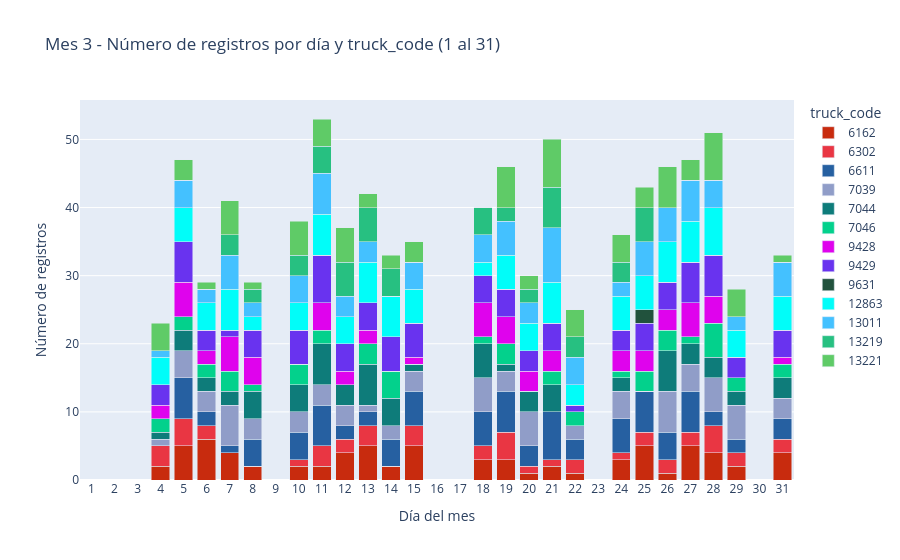

The cell this chart's notebook holds for it:
### Code cell
# Histograma (barras) del mes 3: número de registros por día
df_mes_3 = df.loc[df["mes"] == 3].copy()

# Conteo por truck_code en mes 3
conteo_por_camion_mes_3 = (
    df_mes_3["truck_code"]
    .value_counts(dropna=False)
    .sort_index()
)
# Si no existe px (por orden de ejecución), importarlo
if "px" not in globals():
    import plotly.express as px

# Conteo por día y truck_code (apilado) para marzo (1..31)
registros_por_dia_truck_mes_3 = (
    df_mes_3.groupby(["u_day", "truck_code"])
    .size()
    .unstack(fill_value=0)
    .reindex(range(1, 32), fill_value=0)
)

# Colores consistentes con los ya definidos; si aparece un truck nuevo, color determinístico
truck_ids_mes_3 = registros_por_dia_truck_mes_3.columns.tolist()
colores_por_truck_mes_3 = {
    t: colores_por_truck.get(
        t,
        f"#{(int(pd.util.hash_pandas_object(pd.Index([t]), index=False).iloc[0]) & 0xFFFFFF):06x}"
    )
    for t in truck_ids_mes_3
}

# Formato largo para Plotly
plot_data_mes_3 = (
    registros_por_dia_truck_mes_3
    .reset_index(names="u_day")
    .melt(id_vars="u_day", var_name="truck_code", value_name="conteo")
)

fig_mes_3 = px.bar(
    plot_data_mes_3,
    x="u_day",
    y="conteo",
    color="truck_code",
    title="Mes 3 - Número de registros por día y truck_code (1 al 31)",
    labels={"u_day": "Día del mes", "conteo": "Número de registros", "truck_code": "truck_code"},
    color_discrete_map=colores_por_truck_mes_3
)

fig_mes_3.update_layout(
    barmode="stack",
    xaxis=dict(tickmode="linear", dtick=1),
    legend_title_text="truck_code"
)

fig_mes_3.update_traces(
    hovertemplate="Día %{x}<br>truck_code=%{fullData.name}<br>Conteo=%{y}<extra></extra>"
)

fig_mes_3.show()
print("Conteo por camión (mes 3):")
display(conteo_por_camion_mes_3)

registros_por_dia_mes_3 = (
    df_mes_3["u_day"]
    .value_counts()
    .sort_index()
)

print(f"Total de registros en mes 3: {len(df_mes_3)}")
display(registros_por_dia_mes_3)

### Figure 1 — Plotly figure (JSON) as saved in the notebook; plotly's stock layout.template omitted (floating-point values rounded to 4 significant figures)
{"data": [{"hovertemplate": "Día %{x}<br>truck_code=%{fullData.name}<br>Conteo=%{y}<extra></extra>", "legendgroup": "6162", "marker": {"color": "#c82b0e", "pattern": {"shape": ""}}, "name": "6162", "orientation": "v", "showlegend": true, "textposition": "auto", "type": "bar", "x": [1, 2, 3, 4, 5, 6, 7, 8, 9, 10, 11, 12, 13, 14, 15, 16, 17, 18, 19, 20, 21, 22, 23, 24, 25, 26, 27, 28, 29, 30, 31], "xaxis": "x", "y": [0, 0, 0, 2, 5, 6, 4, 2, 0, 2, 2, 4, 5, 2, 5, 0, 0, 3, 3, 1, 2, 1, 0, 3, 5, 1, 5, 4, 2, 0, 4], "yaxis": "y"}, {"hovertemplate": "Día %{x}<br>truck_code=%{fullData.name}<br>Conteo=%{y}<extra></extra>", "legendgroup": "6302", "marker": {"color": "#e93643", "pattern": {"shape": ""}}, "name": "6302", "orientation": "v", "showlegend": true, "textposition": "auto", "type": "bar", "x": [1, 2, 3, 4, 5, 6, 7, 8, 9, 10, 11, 12, 13, 14, 15, 16, 17, 18, 19, 20, 21, 22, 23, 24, 25, 26, 27, 28, 29, 30, 31], "xaxis": "x", "y": [0, 0, 0, 3, 4, 2, 0, 0, 0, 1, 3, 2, 3, 0, 3, 0, 0, 2, 4, 1, 1, 2, 0, 1, 2, 2, 2, 4, 2, 0, 2], "yaxis": "y"}, {"hovertemplate": "Día %{x}<br>truck_code=%{fullData.name}<br>Conteo=%{y}<extra></extra>", "legendgroup": "6611", "marker": {"color": "#2660a1", "pattern": {"shape": ""}}, "name": "6611", "orientation": "v", "showlegend": true, "textposition": "auto", "type": "bar", "x": [1, 2, 3, 4, 5, 6, 7, 8, 9, 10, 11, 12, 13, 14, 15, 16, 17, 18, 19, 20, 21, 22, 23, 24, 25, 26, 27, 28, 29, 30, 31], "xaxis": "x", "y": [0, 0, 0, 0, 6, 2, 1, 4, 0, 4, 6, 2, 2, 4, 5, 0, 0, 5, 6, 3, 7, 3, 0, 5, 6, 4, 6, 2, 2, 0, 3], "yaxis": "y"}, {"hovertemplate": "Día %{x}<br>truck_code=%{fullData.name}<br>Conteo=%{y}<extra></extra>", "legendgroup": "7039", "marker": {"color": "#909dc8", "pattern": {"shape": ""}}, "name": "7039", "orientation": "v", "showlegend": true, "textposition": "auto", "type": "bar", "x": [1, 2, 3, 4, 5, 6, 7, 8, 9, 10, 11, 12, 13, 14, 15, 16, 17, 18, 19, 20, 21, 22, 23, 24, 25, 26, 27, 28, 29, 30, 31], "xaxis": "x", "y": [0, 0, 0, 1, 4, 3, 6, 3, 0, 3, 3, 3, 1, 2, 3, 0, 0, 5, 3, 5, 0, 2, 0, 4, 0, 6, 4, 5, 5, 0, 3], "yaxis": "y"}, {"hovertemplate": "Día %{x}<br>truck_code=%{fullData.name}<br>Conteo=%{y}<extra></extra>", "legendgroup": "7044", "marker": {"color": "#0e7c7a", "pattern": {"shape": ""}}, "name": "7044", "orientation": "v", "showlegend": true, "textposition": "auto", "type": "bar", "x": [1, 2, 3, 4, 5, 6, 7, 8, 9, 10, 11, 12, 13, 14, 15, 16, 17, 18, 19, 20, 21, 22, 23, 24, 25, 26, 27, 28, 29, 30, 31], "xaxis": "x", "y": [0, 0, 0, 1, 3, 2, 2, 4, 0, 4, 6, 3, 6, 4, 1, 0, 0, 5, 1, 3, 4, 0, 0, 2, 0, 6, 3, 3, 2, 0, 3], "yaxis": "y"}, {"hovertemplate": "Día %{x}<br>truck_code=%{fullData.name}<br>Conteo=%{y}<extra></extra>", "legendgroup": "7046", "marker": {"color": "#03d18c", "pattern": {"shape": ""}}, "name": "7046", "orientation": "v", "showlegend": true, "textposition": "auto", "type": "bar", "x": [1, 2, 3, 4, 5, 6, 7, 8, 9, 10, 11, 12, 13, 14, 15, 16, 17, 18, 19, 20, 21, 22, 23, 24, 25, 26, 27, 28, 29, 30, 31], "xaxis": "x", "y": [0, 0, 0, 2, 2, 2, 3, 1, 0, 3, 2, 0, 3, 4, 0, 0, 0, 1, 3, 0, 2, 2, 0, 1, 3, 3, 1, 5, 2, 0, 2], "yaxis": "y"}, {"hovertemplate": "Día %{x}<br>truck_code=%{fullData.name}<br>Conteo=%{y}<extra></extra>", "legendgroup": "9428", "marker": {"color": "#df03ed", "pattern": {"shape": ""}}, "name": "9428", "orientation": "v", "showlegend": true, "textposition": "auto", "type": "bar", "x": [1, 2, 3, 4, 5, 6, 7, 8, 9, 10, 11, 12, 13, 14, 15, 16, 17, 18, 19, 20, 21, 22, 23, 24, 25, 26, 27, 28, 29, 30, 31], "xaxis": "x", "y": [0, 0, 0, 2, 5, 2, 5, 4, 0, 0, 4, 2, 2, 0, 1, 0, 0, 5, 4, 3, 3, 0, 0, 3, 3, 3, 5, 4, 0, 0, 1], "yaxis": "y"}, {"hovertemplate": "Día %{x}<br>truck_code=%{fullData.name}<br>Conteo=%{y}<extra></extra>", "legendgroup": "9429", "marker": {"color": "#6933ef", "pattern": {"shape": ""}}, "name": "9429", "orientation": "v", "showlegend": true, "textposition": "auto", "type": "bar", "x": [1, 2, 3, 4, 5, 6, 7, 8, 9, 10, 11, 12, 13, 14, 15, 16, 17, 18, 19, 20, 21, 22, 23, 24, 25, 26, 27, 28, 29, 30, 31], "xaxis": "x", "y": [0, 0, 0, 3, 6, 3, 1, 4, 0, 5, 7, 4, 4, 5, 5, 0, 0, 4, 4, 3, 4, 1, 0, 3, 4, 4, 6, 6, 3, 0, 4], "yaxis": "y"}, {"hovertemplate": "Día %{x}<br>truck_code=%{fullData.name}<br>Conteo=%{y}<extra></extra>", "legendgroup": "9631", "marker": {"color": "#21523d", "pattern": {"shape": ""}}, "name": "9631", "orientation": "v", "showlegend": true, "textposition": "auto", "type": "bar", "x": [1, 2, 3, 4, 5, 6, 7, 8, 9, 10, 11, 12, 13, 14, 15, 16, 17, 18, 19, 20, 21, 22, 23, 24, 25, 26, 27, 28, 29, 30, 31], "xaxis": "x", "y": [0, 0, 0, 0, 0, 0, 0, 0, 0, 0, 0, 0, 0, 0, 0, 0, 0, 0, 0, 0, 0, 0, 0, 0, 2, 0, 0, 0, 0, 0, 0], "yaxis": "y"}, {"hovertemplate": "Día %{x}<br>truck_code=%{fullData.name}<br>Conteo=%{y}<extra></extra>", "legendgroup": "12863", "marker": {"color": "#01fdf9", "pattern": {"shape": ""}}, "name": "12863", "orientation": "v", "showlegend": true, "textposition": "auto", "type": "bar", "x": [1, 2, 3, 4, 5, 6, 7, 8, 9, 10, 11, 12, 13, 14, 15, 16, 17, 18, 19, 20, 21, 22, 23, 24, 25, 26, 27, 28, 29, 30, 31], "xaxis": "x", "y": [0, 0, 0, 4, 5, 4, 6, 2, 0, 4, 6, 4, 6, 6, 5, 0, 0, 2, 5, 4, 6, 3, 0, 5, 5, 6, 6, 7, 4, 0, 5], "yaxis": "y"}, {"hovertemplate": "Día %{x}<br>truck_code=%{fullData.name}<br>Conteo=%{y}<extra></extra>", "legendgroup": "13011", "marker": {"color": "#44c1ff", "pattern": {"shape": ""}}, "name": "13011", "orientation": "v", "showlegend": true, "textposition": "auto", "type": "bar", "x": [1, 2, 3, 4, 5, 6, 7, 8, 9, 10, 11, 12, 13, 14, 15, 16, 17, 18, 19, 20, 21, 22, 23, 24, 25, 26, 27, 28, 29, 30, 31], "xaxis": "x", "y": [0, 0, 0, 1, 4, 2, 5, 2, 0, 4, 6, 3, 3, 0, 4, 0, 0, 4, 5, 3, 8, 4, 0, 2, 5, 5, 6, 4, 2, 0, 5], "yaxis": "y"}, {"hovertemplate": "Día %{x}<br>truck_code=%{fullData.name}<br>Conteo=%{y}<extra></extra>", "legendgroup": "13219", "marker": {"color": "#27c081", "pattern": {"shape": ""}}, "name": "13219", "orientation": "v", "showlegend": true, "textposition": "auto", "type": "bar", "x": [1, 2, 3, 4, 5, 6, 7, 8, 9, 10, 11, 12, 13, 14, 15, 16, 17, 18, 19, 20, 21, 22, 23, 24, 25, 26, 27, 28, 29, 30, 31], "xaxis": "x", "y": [0, 0, 0, 0, 0, 0, 3, 2, 0, 3, 4, 5, 5, 4, 0, 0, 0, 4, 2, 2, 6, 3, 0, 3, 5, 0, 0, 0, 0, 0, 0], "yaxis": "y"}, {"hovertemplate": "Día %{x}<br>truck_code=%{fullData.name}<br>Conteo=%{y}<extra></extra>", "legendgroup": "13221", "marker": {"color": "#5fcb67", "pattern": {"shape": ""}}, "name": "13221", "orientation": "v", "showlegend": true, "textposition": "auto", "type": "bar", "x": [1, 2, 3, 4, 5, 6, 7, 8, 9, 10, 11, 12, 13, 14, 15, 16, 17, 18, 19, 20, 21, 22, 23, 24, 25, 26, 27, 28, 29, 30, 31], "xaxis": "x", "y": [0, 0, 0, 4, 3, 1, 5, 1, 0, 5, 4, 5, 2, 2, 3, 0, 0, 0, 6, 2, 7, 4, 0, 4, 3, 6, 3, 7, 4, 0, 1], "yaxis": "y"}], "layout": {"barmode": "stack", "legend": {"title": {"text": "truck_code"}, "tracegroupgap": 0}, "title": {"text": "Mes 3 - Número de registros por día y truck_code (1 al 31)"}, "xaxis": {"anchor": "y", "domain": [0, 1], "dtick": 1, "tickmode": "linear", "title": {"text": "Día del mes"}}, "yaxis": {"anchor": "x", "domain": [0, 1], "title": {"text": "Número de registros"}}}}
